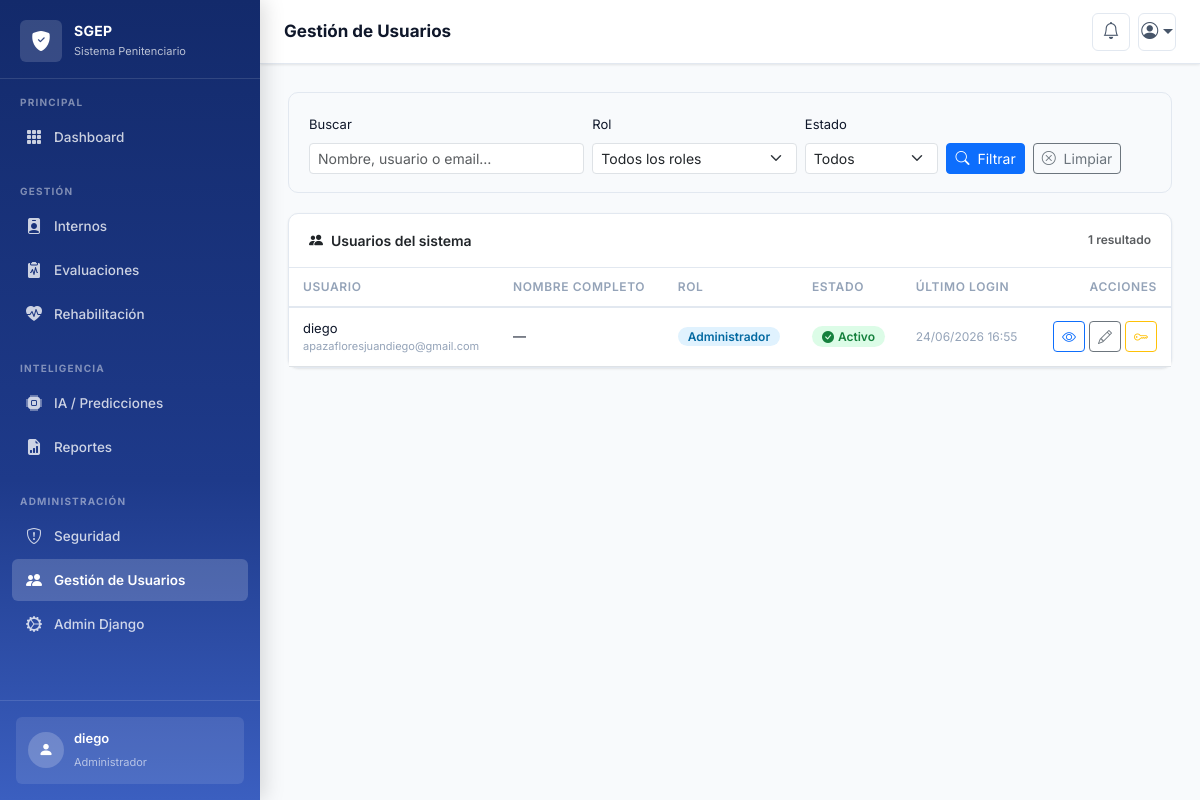
Page /auth/usuarios/ (signed in) on the committed database.
### apps/auth_app/models.py (models this page shows, shortened)
class Usuario(AbstractUser):
    id = models.UUIDField(primary_key=True, default=uuid.uuid4, editable=False)
    cedula = models.CharField(max_length=20, unique=True, null=True, blank=True)
    rol = models.ForeignKey(Rol, on_delete=models.PROTECT, related_name='usuarios')
    activo = models.BooleanField(default=True)
    bloqueado = models.BooleanField(default=False)
    razon_bloqueo = models.TextField(blank=True)
    ultimo_login = models.DateTimeField(null=True, blank=True)
    ultimo_login_ip = models.GenericIPAddressField(null=True, blank=True)
    intentos_fallidos = models.IntegerField(default=0)
    fecha_desbloqueo = models.DateTimeField(null=True, blank=True)
    debe_cambiar_password = models.BooleanField(default=False)
    fecha_cambio_password = models.DateTimeField(auto_now=True)
    telefono = models.CharField(max_length=20, blank=True)
    especialidad = models.CharField(max_length=100, blank=True)  # Para psicólogos
    centro_penitenciario = models.CharField(max_length=200, blank=True)
    creado_por = models.CharField(max_length=100, default='sistema')
    USERNAME_FIELD = 'username'
    REQUIRED_FIELDS = ['email', 'rol_id']
    class Meta:
        db_table = 'usuarios'
        verbose_name = 'Usuario'
        verbose_name_plural = 'Usuarios'
        ordering = ['first_name', 'last_name']

class Rol(models.Model):
    ROLE_CHOICES = (
        ('administrador', 'Administrador'),
        ('psicologo', 'Psicólogo'),
        ('director', 'Director de Centro'),
        ('auditoria', 'Auditoría'),
    )
    id = models.UUIDField(primary_key=True, default=uuid.uuid4, editable=False)
    nombre = models.CharField(max_length=50, choices=ROLE_CHOICES, unique=True)
    descripcion = models.TextField(blank=True)
    activo = models.BooleanField(default=True)
    permisos = models.ManyToManyField(Permission, blank=True)
    creado_en = models.DateTimeField(auto_now_add=True)
    actualizado_en = models.DateTimeField(auto_now=True)
    creado_por = models.CharField(max_length=100, default='sistema')
    class Meta:
        db_table = 'roles'
        ordering = ['nombre']
        verbose_name = 'Rol'
        verbose_name_plural = 'Roles'
        permissions = (
            ('ver_usuarios', 'Puede ver usuarios'),
            ('crear_usuario', 'Puede crear usuarios'),
            ('editar_usuario', 'Puede editar usuarios'),
            ('eliminar_usuario', 'Puede eliminar usuarios'),
            ('ver_auditoria', 'Puede ver auditoría'),
        )

### apps/auth_app/views.py (the view, shortened to what this page needs)
# urls.py: path('usuarios/',                       views.usuarios_lista,            name='usuarios_lista'),
@solo_superusuario
@require_http_methods(["GET"])
def usuarios_lista(request):
    from .forms import UsuarioCrearForm
    from .models import Rol
    from django.core.paginator import Paginator
    q        = request.GET.get('q', '').strip()
    rol_id   = request.GET.get('rol', '')
    estado   = request.GET.get('estado', '')
    qs = Usuario.objects.select_related('rol').order_by('first_name', 'last_name')
    if rol_id:
        qs = qs.filter(rol__id=rol_id)
    if estado == 'activo':
        qs = qs.filter(activo=True)
    elif estado == 'inactivo':
        qs = qs.filter(activo=False)
    paginator = Paginator(qs, 20)
    page = paginator.get_page(request.GET.get('page'))
    LogAuditoria.objects.create(
        usuario=request.user,
        tipo_evento='VER',
        descripcion='Listado de usuarios consultado',
        ip_address=get_client_ip(request),
        estado='EXITOSO',
    )
    return render(request, 'auth/usuarios/lista.html', {
        'titulo': 'Gestión de Usuarios',
        'usuarios': page,
        'roles': Rol.objects.filter(activo=True),
        'q': q,
        'rol_id': rol_id,
        'estado': estado,
        'total': qs.count(),
    })

### apps/auth_app/views.py (called while the page is built)
def solo_superusuario(view_func):
    @wraps(view_func)
    def _wrapped(request, *args, **kwargs):
        if not request.user.is_authenticated:
            return redirect(f'/login/?next={request.path}')
        if not request.user.is_superuser:
            return render(request, 'auth/403.html', status=403)
        return view_func(request, *args, **kwargs)
    return _wrapped

def get_client_ip(request):
    x_forwarded_for = request.META.get('HTTP_X_FORWARDED_FOR')
    if x_forwarded_for:
        ip = x_forwarded_for.split(',')[0]
    else:
        ip = request.META.get('REMOTE_ADDR')
    return ip

### templates/auth/usuarios/lista.html (shortened to what this page needs)
{% extends "base.html" %}
{% block page_title %}Gestión de Usuarios{% endblock %}
{% block content %}
<div class="filter-card">
    <form method="GET" class="row g-2 align-items-end">
        <div class="col-md-4">
            <label class="form-label fw-600" style="font-size:13px;">Buscar</label>
            <input type="text" name="q" value="{{ q }}" class="form-control form-control-sm"
                   placeholder="Nombre, usuario o email…">
        </div>
        <div class="col-md-3">
            <label class="form-label fw-600" style="font-size:13px;">Rol</label>
            <select name="rol" class="form-select form-select-sm">
                <option value="">Todos los roles</option>
            </select>
        </div>
        <div class="col-md-2">
            <label class="form-label fw-600" style="font-size:13px;">Estado</label>
            <select name="estado" class="form-select form-select-sm">
                <option value="">Todos</option>
            </select>
        </div>
        <div class="col-md-3 d-flex gap-2">
            <button type="submit" class="btn btn-primary btn-sm">
                <i class="bi bi-search me-1"></i> Filtrar
            </button>
            <a href="{% url 'auth:usuarios_lista' %}" class="btn btn-outline-secondary btn-sm">
                <i class="bi bi-x-circle me-1"></i> Limpiar
            </a>
        </div>
    </form>
</div>
<div class="card">
    <div class="card-header d-flex justify-content-between align-items-center">
        <span><i class="bi bi-people-fill me-2"></i>Usuarios del sistema</span>
        <span class="text-muted" style="font-size:12px;">{{ total }} resultado{{ total|pluralize }}</span>
    </div>
    <div class="card-body p-0">
        <div class="table-responsive">
            <table class="table table-hover mb-0">
                <thead>
                    <tr>
                        <th>Usuario</th>
                        <th>Nombre completo</th>
                        <th>Rol</th>
                        <th>Estado</th>
                        <th>Último login</th>
                        <th class="text-end">Acciones</th>
                    </tr>
                </thead>
                <tbody>
                {% for u in usuarios %}
                <tr>
                    <td>
                        <div class="fw-600" style="font-size:13px;">{{ u.username }}</div>
                        <div style="font-size:11px; color:var(--text-muted);">{{ u.email|default:"—" }}</div>
                    </td>
                    <td style="font-size:13px;">{{ u.get_full_name|default:"—" }}</td>
                    <td>
                        <span style="font-size:12px; background:#e0f2fe; color:#0369a1;
                                     border-radius:20px; padding:2px 10px; font-weight:600;">
                            {{ u.rol.get_nombre_display }}
                        </span>
                    </td>
                    <td>
                        {% if u.bloqueado %}
                            <span class="badge-bloq"><i class="bi bi-lock-fill me-1"></i>Bloqueado</span>
                        {% elif u.activo %}
                            <span class="badge-activo"><i class="bi bi-check-circle-fill me-1"></i>Activo</span>
                        {% else %}
                            <span class="badge-inactivo"><i class="bi bi-x-circle-fill me-1"></i>Inactivo</span>
                        {% endif %}
                    </td>
                    <td style="font-size:12px; color:var(--text-muted);">
                        {{ u.ultimo_login|date:"d/m/Y H:i"|default:"Nunca" }}
                    </td>
                    <td class="text-end">
                        <div class="d-flex gap-1 justify-content-end">
                            <a href="{% url 'auth:usuario_detalle' uid=u.id %}"
                               class="btn btn-outline-primary btn-sm" title="Ver detalle">
                                <i class="bi bi-eye"></i>
                            </a>
                            <a href="{% url 'auth:usuario_editar' uid=u.id %}"
                               class="btn btn-outline-secondary btn-sm" title="Editar">
                                <i class="bi bi-pencil"></i>
                            </a>
                            <a href="{% url 'auth:usuario_reset_password' uid=u.id %}"
                               class="btn btn-outline-warning btn-sm" title="Restablecer contraseña">
                                <i class="bi bi-key"></i>
                            </a>
                        </div>
                    </td>
                </tr>
                {% endfor %}
                </tbody>
            </table>
        </div>
    </div>
</div>
{% endblock %}

### templates/base.html (shortened to what this page needs)
<!DOCTYPE html>
<html lang="es" data-bs-theme="light">
<head>
    <link href="https://cdn.jsdelivr.net/npm/bootstrap@5.3.2/dist/css/bootstrap.min.css" rel="stylesheet">
    <link href="https://cdn.jsdelivr.net/npm/bootstrap-icons@1.11.3/font/bootstrap-icons.min.css" rel="stylesheet">
</head>
<body>
<aside class="sidebar" id="sidebar">
    <a href="{% url 'home' %}" class="sidebar-brand">
        <div class="sidebar-brand-icon">
            <i class="bi bi-shield-fill-check"></i>
        </div>
        <div class="sidebar-brand-text">
            <span>SGEP</span>
            <small>Sistema Penitenciario</small>
        </div>
    </a>
    <div class="sidebar-section">
        <div class="sidebar-section-title">Principal</div>
        <nav>
            <div class="nav-item-side">
                <a href="{% url 'dashboard:index' %}"
                   class="nav-link-side {% if request.resolver_match.namespace == 'dashboard' %}active{% endif %}">
                    <i class="bi bi-grid-3x3-gap-fill"></i> Dashboard
                </a>
            </div>
        </nav>
    </div>
    <div class="sidebar-section">
        <div class="sidebar-section-title">Gestión</div>
        <nav>
            <div class="nav-item-side">
                <a href="{% url 'internos:lista' %}"
                   class="nav-link-side {% if request.resolver_match.namespace == 'internos' %}active{% endif %}">
                    <i class="bi bi-person-badge-fill"></i> Internos
                </a>
            </div>
            <div class="nav-item-side">
                <a href="{% url 'evaluaciones:lista' %}"
                   class="nav-link-side {% if request.resolver_match.namespace == 'evaluaciones' %}active{% endif %}">
                    <i class="bi bi-clipboard2-pulse-fill"></i> Evaluaciones
                </a>
            </div>
            <div class="nav-item-side">
                <a href="{% url 'rehabilitacion:lista' %}"
                   class="nav-link-side {% if request.resolver_match.namespace == 'rehabilitacion' %}active{% endif %}">
                    <i class="bi bi-heart-pulse-fill"></i> Rehabilitación
                </a>
            </div>
        </nav>
    </div>
    <div class="sidebar-section">
        <div class="sidebar-section-title">Inteligencia</div>
        <nav>
            <div class="nav-item-side">
                <a href="{% url 'ia:lista' %}"
                   class="nav-link-side {% if request.resolver_match.namespace == 'ia' %}active{% endif %}">
                    <i class="bi bi-cpu-fill"></i> IA / Predicciones
                </a>
            </div>
            <div class="nav-item-side">
                <a href="{% url 'reportes:lista' %}"
                   class="nav-link-side {% if request.resolver_match.namespace == 'reportes' %}active{% endif %}">
                    <i class="bi bi-file-earmark-bar-graph-fill"></i> Reportes
                </a>
            </div>
        </nav>
    </div>
    <div class="sidebar-section">
        <div class="sidebar-section-title">Administración</div>
        <nav>
            <div class="nav-item-side">
                <a href="{% url 'seguridad:log-list' %}"
                   class="nav-link-side {% if request.resolver_match.namespace == 'seguridad' %}active{% endif %}">
                    <i class="bi bi-shield-exclamation"></i> Seguridad
                </a>
            </div>
            {% if user.is_superuser %}
            <div class="nav-item-side">
                <a href="{% url 'auth:usuarios_lista' %}"
                   class="nav-link-side {% if request.resolver_match.url_name and 'usuario' in request.resolver_match.url_name %}active{% endif %}">
                    <i class="bi bi-people-fill"></i> Gestión de Usuarios
                </a>
            </div>
            {% endif %}
            <div class="nav-item-side">
                <a href="{% url 'admin:index' %}" class="nav-link-side" target="_blank">
                    <i class="bi bi-gear-wide-connected"></i> Admin Django
                </a>
            </div>
        </nav>
    </div>
    <div class="sidebar-user">
        {% if user.is_authenticated %}
        <div class="sidebar-user-card">
            <div class="sidebar-user-avatar">
                <i class="bi bi-person-fill"></i>
            </div>
            <div class="sidebar-user-info">
                <span>{{ user.get_full_name|default:user.username }}</span>
                <small>
                    {% if user.rol %}{{ user.rol.get_nombre_display }}{% else %}Usuario{% endif %}
                </small>
            </div>
        </div>
        {% endif %}
    </div>
</aside>
<header class="topbar">
    <div class="topbar-title">
        {% block page_title %}Panel de Control{% endblock %}
    </div>
    <div class="topbar-actions">
        <button class="topbar-btn" title="Notificaciones" aria-label="Notificaciones">
            <i class="bi bi-bell"></i>
        </button>
        {% if user.is_authenticated %}
        <div class="dropdown">
            <button class="topbar-btn dropdown-toggle" data-bs-toggle="dropdown" aria-expanded="false" aria-label="Menú de usuario">
                <i class="bi bi-person-circle"></i>
            </button>
        </div>
        {% endif %}
    </div>
</header>
<main class="main-content">
    <div class="page-body">
        {% block content %}{% endblock %}
    </div>
</main>
</body>
</html>

### templates/auth/usuarios/lista.html (style rules this page uses)
.badge-activo { background:#dcfce7; color:#15803d; border-radius:20px; padding:3px 10px; font-size:12px; font-weight:600; }
.filter-card { background:#f8fafc; border:1px solid var(--border); border-radius:var(--radius); padding:18px 20px; margin-bottom:20px; }

### rows in the picture
Usuario: get_full_name "diego", rol.nombre "Administrador", username "diego", email "apazafloresjuandiego@gmail.com", get_full_name "—", bloqueado False (drawn), ultimo_login "24/06/2026 16:55"

### other values in the picture
{{ total }} "1"
